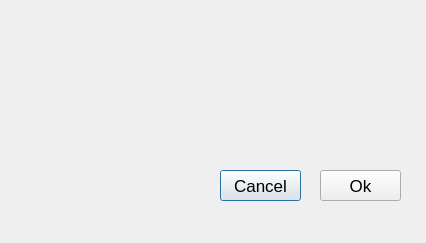
<?xml version="1.0" encoding="UTF-8"?>
<ui version="4.0">
 <class>VetFormMetricsDialog</class>
 <widget class="QDialog" name="VetFormMetricsDialog">
  <property name="windowModality">
   <enum>Qt::ApplicationModal</enum>
  </property>
  <property name="geometry">
   <rect>
    <x>0</x>
    <y>0</y>
    <width>426</width>
    <height>243</height>
   </rect>
  </property>
  <property name="font">
   <font>
    <pointsize>13</pointsize>
   </font>
  </property>
  <property name="windowTitle">
   <string>Form Metrics For Vet Manager</string>
  </property>
  <widget class="Q3Table" name="metricsTable">
   <property name="geometry">
    <rect>
     <x>20</x>
     <y>20</y>
     <width>380</width>
     <height>140</height>
    </rect>
   </property>
   <property name="numRows">
    <number>5</number>
   </property>
   <property name="numCols">
    <number>2</number>
   </property>
   <row>
    <property name="text">
     <string>SD Certificate</string>
    </property>
   </row>
   <row>
    <property name="text">
     <string>MN Certificate</string>
    </property>
   </row>
   <row>
    <property name="text">
     <string>Bruc. Certificate</string>
    </property>
   </row>
   <row>
    <property name="text">
     <string>TB Certificate</string>
    </property>
   </row>
   <row>
    <property name="text">
     <string>ALLFLEX Report</string>
    </property>
   </row>
   <column>
    <property name="text">
     <string>Start</string>
    </property>
   </column>
   <column>
    <property name="text">
     <string>Height</string>
    </property>
   </column>
  </widget>
  <widget class="QPushButton" name="cancelButton">
   <property name="geometry">
    <rect>
     <x>220</x>
     <y>170</y>
     <width>81</width>
     <height>31</height>
    </rect>
   </property>
   <property name="text">
    <string>Cancel</string>
   </property>
  </widget>
  <widget class="QPushButton" name="okButton">
   <property name="geometry">
    <rect>
     <x>320</x>
     <y>170</y>
     <width>81</width>
     <height>31</height>
    </rect>
   </property>
   <property name="text">
    <string>Ok</string>
   </property>
  </widget>
 </widget>
 <layoutdefault spacing="6" margin="11"/>
 <pixmapfunction>qPixmapFromMimeSource</pixmapfunction>
 <customwidgets>
  <customwidget>
   <class>Q3Frame</class>
   <extends>QFrame</extends>
   <header>Qt3Support/Q3Frame</header>
   <container>1</container>
  </customwidget>
  <customwidget>
   <class>Q3Table</class>
   <extends>Q3Frame</extends>
   <header>q3table.h</header>
  </customwidget>
 </customwidgets>
 <includes>
  <include location="local">dao/setupdao.h</include>
 </includes>
 <resources/>
 <connections/>
</ui>
